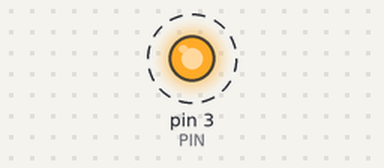
The sketch below on a simulated Arduino Uno, built with avr-gcc and run on an emulated ATmega328P. Shown: output pins drawn as LEDs (lit = HIGH). Dashed ring = blinking.

Above: at 0.05 s.
Timing chart, 0 to 3.0 s (numbered marks = the images above):
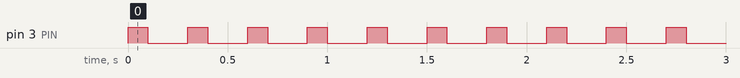

The sketch:

esp03.ino
```cpp
/*
  ESP-03 PIN Test Blink demo
*/

#define PIN 3

void setup() {
  pinMode(PIN, OUTPUT);
}

void loop() {
  digitalWrite(PIN, HIGH);
  delay(100);
  digitalWrite(PIN, LOW);
  delay(200);
}
```

Measured:
- by itself, pin 3 (PIN): alternates HIGH for 0.10 s and LOW for 0.20 s
